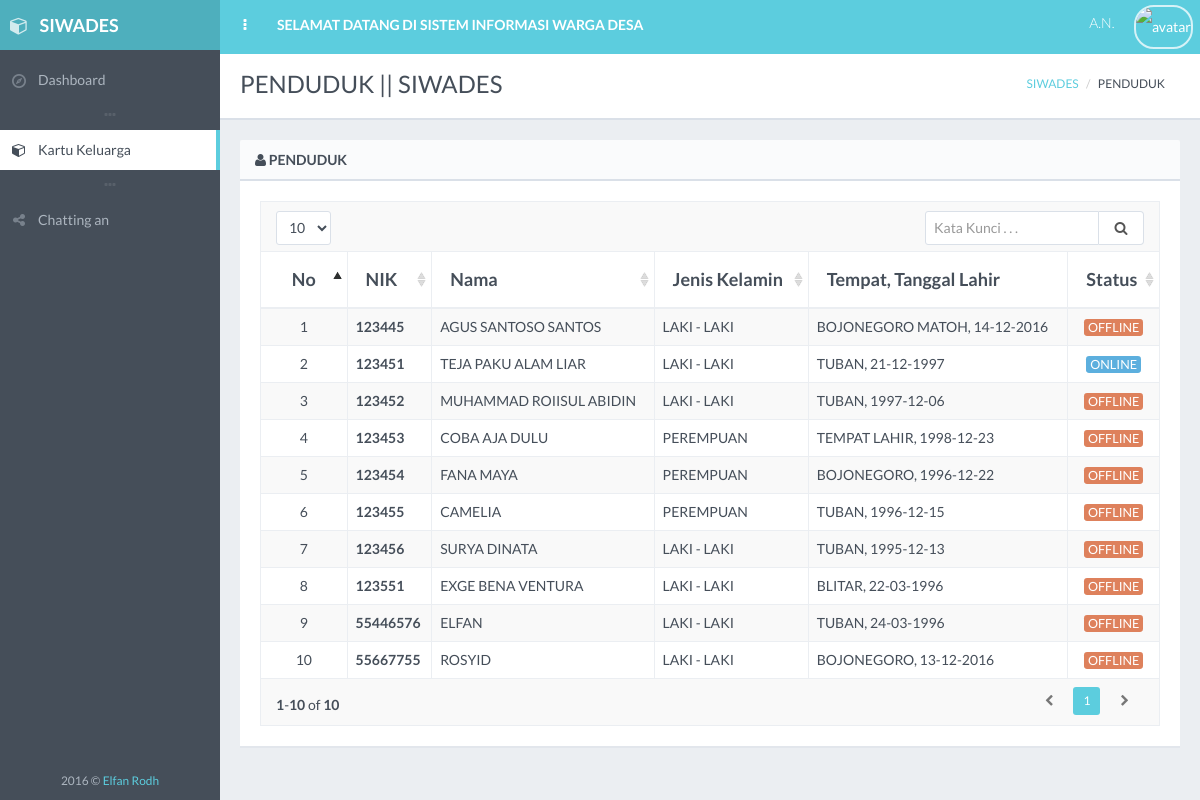
/penduduk/index.php, run on the app's committed database.
### tables this page shows
CREATE TABLE `penduduk` (
  `nik` varchar(100) NOT NULL,
  `nama` varchar(150) DEFAULT NULL,
  `tempat_lahir` varchar(50) DEFAULT NULL,
  `tanggal_lahir` varchar(10) DEFAULT NULL,
  `jk` enum('L','P') DEFAULT NULL,
  `golongan_darah` varchar(5) DEFAULT NULL,
  `pekerjaan` text,
  `pendidikan` varchar(10) NOT NULL,
  `status_perkawinan` enum('KAWIN','BELUM KAWIN') NOT NULL,
  `kewarganegaraan` varchar(50) DEFAULT NULL,
  `id_agama` varchar(30) DEFAULT NULL,
  `id_klasifikasi` varchar(20) NOT NULL,
  `no_kk` varchar(50) DEFAULT NULL,
  `foto` text,
  `about` text,
  `username` varchar(20) NOT NULL,
  `password` text NOT NULL,
  `status` int(1) DEFAULT NULL
);

### koneksi.php (called while the page is built)
<?php
	$_mysqli = new mysqli("localhost","root","","siwades");
	return $_mysqli;
 ?>

### penduduk/penduduk.php (called while the page is built, shortened)
<?php
class Penduduk
{
    public function get_penduduk(){
        include ('../koneksi.php');
        $penduduk = $_mysqli->query("SELECT * FROM penduduk");
        return $penduduk;
    }
}
 ?>

### penduduk/index.php (the view, shortened to what this page needs)
<!DOCTYPE html>
<?php
include ("penduduk.php");
$new = new Penduduk();
$penduduk = $new->get_penduduk();
$title = "PENDUDUK || SIWADES";
 ?>
 <html class="no-js" lang="en">
    <head>
        <link rel="stylesheet" href="../assets/css/bootstrap.min.css">
        <link rel="stylesheet" href="../assets/css/plugins.css">
        <link rel="stylesheet" href="../assets/css/main.css">
        <link rel="stylesheet" href="../assets/css/themes.css">
    </head>
    <body>
        <div id="page-wrapper" class="page-loading">
            <div id="page-container" class="header-fixed-top sidebar-visible-lg-full">
                <div id="main-container">
                    <header class="navbar navbar-inverse navbar-fixed-top">
                        <ul class="nav navbar-nav-custom">
                            <li>
                                <a href="javascript:void(0)" onclick="App.sidebar('toggle-sidebar');this.blur();">
                                    <i class="fa fa-ellipsis-v fa-fw animation-fadeInRight" id="sidebar-toggle-mini"></i>
                                </a>
                            </li>
                            <li class="hidden-xs animation-fadeInQuick">
                                <a href="../pilihan.php"><strong>SELAMAT DATANG DI SISTEM INFORMASI WARGA DESA</strong></a>
                            </li>
                        </ul>
                    </header>
                    <div id="page-content">
                        <div class="content-header">
                            <div class="row">
                                <div class="col-sm-6">
                                    <div class="header-section">
                                        <h1><?php echo $title; ?></h1>
                                    </div>
                                </div>
                                <div class="col-sm-6 hidden-xs">
                                    <div class="header-section">
                                        <ul class="breadcrumb breadcrumb-top">
                                            <li><a href="../dashboard">SIWADES</a></li>
                                            <li>PENDUDUK</li>
                                        </ul>
                                    </div>
                                </div>
                            </div>
                        </div>
                        <div class="block full">
                            <div class="block-title">
                                <h2><i class="fa fa-user sidebar-nav-icon"></i>  PENDUDUK</h2>
                            </div>
                            <div class="table-responsive">
                                <table id="example-datatable" class="table table-striped table-bordered table-vcenter">
                                    <thead>
                                        <tr>
                                            <th class="text-center" style="width: 50px;">No</th>
                                            <th>NIK</th>
                                            <th>Nama</th>
                                            <th>Jenis Kelamin</th>
                                            <th>Tempat, Tanggal Lahir</th>
                                            <th>Status</th>
                                        </tr>
                                    </thead>
                                    <tbody>
                                    <?php $no=0; foreach ($penduduk as $row): $no++?>
                                        <tr>
                                            <td class="text-center"><?php echo $no; ?></td>
                                            <td><strong><?php echo $row['nik'] ?></strong></td>
                                            <td><?php echo $row['nama'] ?></td>
                                            <td>
                                                <?php
                                                    if ($row['jk'] == "L") {$tampil = "LAKI - LAKI";}
                                                    else {$tampil = "PEREMPUAN";}
                                                ?>
                                                <?php echo "$tampil"; ?>
                                            </td>
                                            <td><?php echo $row['tempat_lahir'].", ".$row['tanggal_lahir'] ?></td>
                                            <td class="text-center">
                                                <?php
                                                    if ($row['status'] == 1) {$klas = "label label-info"; $tampil = "ONLINE";}
                                                    else {$klas = "label label-danger"; $tampil = "OFFLINE";}
                                                ?>
                                                <span class="<?php echo $klas; ?>">
                                                    <?php echo $tampil; ?>
                                                </span>
                                            </td>
                                        </tr>
                                    <?php endforeach; ?>
                                    </tbody>
                                </table>
                            </div>
                        </div>
                    </div>
                </div>
            </div>
        </div>
    </body>
</html>

### data on the page
penduduk: nik "123445", nama "AGUS SANTOSO SANTOS", jk "LAKI - LAKI", tempat_lahir "BOJONEGORO MATOH", tanggal_lahir "14-12-2016", status "OFFLINE"
penduduk: nik "123451", nama "TEJA PAKU ALAM LIAR", jk "LAKI - LAKI", tempat_lahir "TUBAN", tanggal_lahir "21-12-1997", status "ONLINE"
penduduk: nik "123452", nama "MUHAMMAD ROIISUL ABIDIN", jk "LAKI - LAKI", tempat_lahir "TUBAN", tanggal_lahir "1997-12-06", status "OFFLINE"
penduduk: nik "123453", nama "COBA AJA DULU", jk "PEREMPUAN", tempat_lahir "TEMPAT LAHIR", tanggal_lahir "1998-12-23", status "OFFLINE"
penduduk: nik "123454", nama "FANA MAYA", jk "PEREMPUAN", tempat_lahir "BOJONEGORO", tanggal_lahir "1996-12-22", status "OFFLINE"
penduduk: nik "123455", nama "CAMELIA", jk "PEREMPUAN", tempat_lahir "TUBAN", tanggal_lahir "1996-12-15", status "OFFLINE"
penduduk: nik "123456", nama "SURYA DINATA", jk "LAKI - LAKI", tempat_lahir "TUBAN", tanggal_lahir "1995-12-13", status "OFFLINE"
penduduk: nik "123551", nama "EXGE BENA VENTURA", jk "LAKI - LAKI", tempat_lahir "BLITAR", tanggal_lahir "22-03-1996", status "OFFLINE"
penduduk: nik "55446576", nama "ELFAN", jk "LAKI - LAKI", tempat_lahir "TUBAN", tanggal_lahir "24-03-1996", status "OFFLINE"
penduduk: nik "55667755", nama "ROSYID", jk "LAKI - LAKI", tempat_lahir "BOJONEGORO", tanggal_lahir "13-12-2016", status "OFFLINE"

### other printed values
$title "PENDUDUK || SIWADES"
